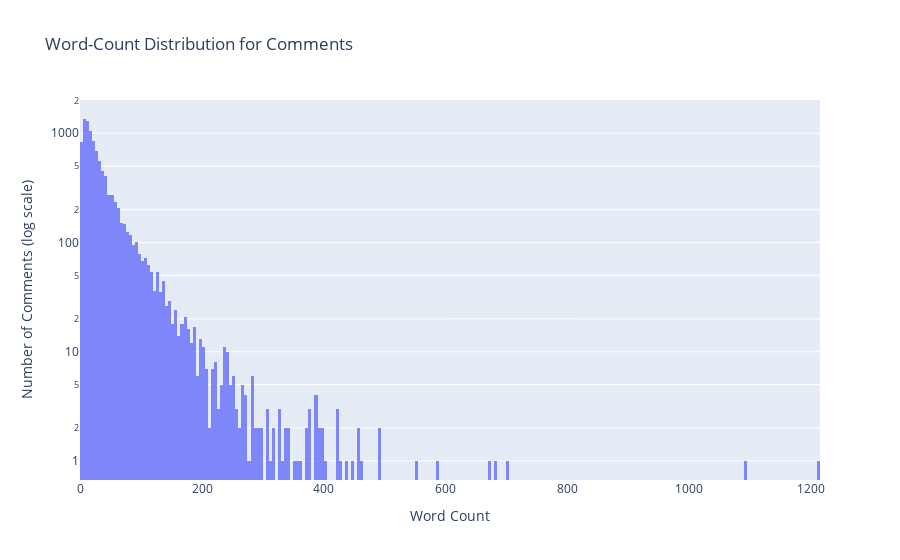

Notebook source saved alongside this figure:
### Code cell
fig = px.histogram(comments_df, 
                   x="word_counts",
                   log_y=True,
                    title='Word-Count Distribution for Comments',
                    opacity=0.8).update_layout(
                    xaxis_title="Word Count", yaxis_title="Number of Comments (log scale)")
comms_score_hist.update_xaxes(range=[0, 2000])
fig.show()

### Figure 1 — Plotly figure (JSON) as saved in the notebook; plotly's stock layout.template omitted (floating-point values rounded to 4 significant figures; data arrays with more than 128 entries replaced by an {"elided": "..."} marker saying what was removed)
{"data": [{"alignmentgroup": "True", "bingroup": "x", "hovertemplate": "word_counts=%{x}<br>count=%{y}<extra></extra>", "legendgroup": "", "marker": {"color": "#636efa", "opacity": 0.8, "pattern": {"shape": ""}}, "name": "", "offsetgroup": "", "orientation": "v", "showlegend": false, "type": "histogram", "x": {"elided": "10056 int values"}, "xaxis": "x", "yaxis": "y"}], "layout": {"barmode": "relative", "legend": {"tracegroupgap": 0}, "title": {"text": "Word-Count Distribution for Comments"}, "xaxis": {"anchor": "y", "domain": [0, 1], "title": {"text": "Word Count"}}, "yaxis": {"anchor": "x", "domain": [0, 1], "title": {"text": "Number of Comments (log scale)"}, "type": "log"}}}
